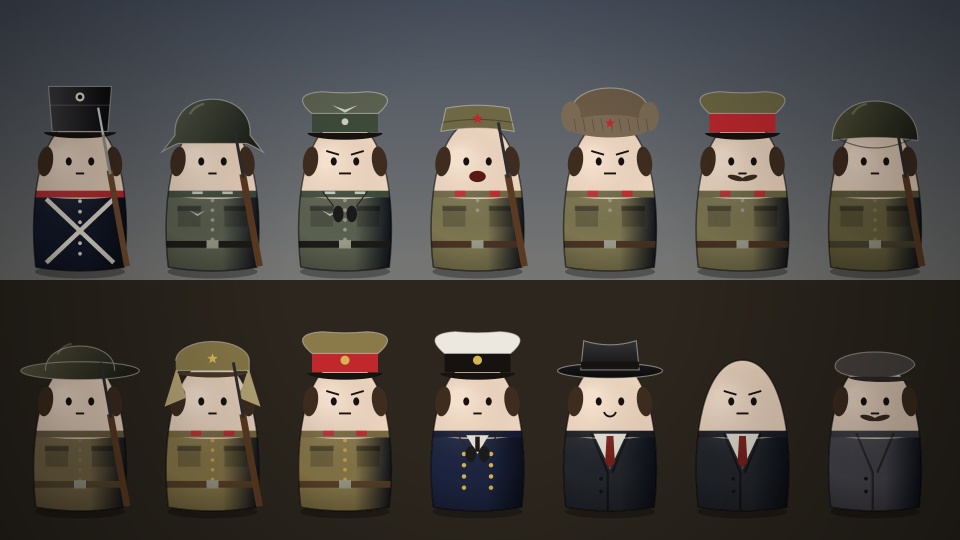
#> input picture templates/archival/scenes/doll_sheet.jpg, 1920 x 1080 px (shown at 1/2 size)
$ python printgrade.py ../templates/archival/scenes/doll_sheet.jpg out.png
#> lines starting #> are read from the running program, lines starting #| are printed output that depends on the picture
"""Grade a generated reconstruction like the 通史3 prints: luminance mapped onto a dark-indigo -> aged-tan ramp, a little
contrast, print grain and a soft vignette. PY scripts/printgrade.py in.png out.jpg  (Z-Image prints for "Reconstruction (generated)" scenes, docs/WORKFLOW.md stage 6)"""
import sys
import numpy as np
from PIL import Image, ImageFilter
im = Image.open(sys.argv[1]).convert('RGB').resize((1920, 1080), Image.LANCZOS)
#> im is the input picture: PIL image 1920x1080 RGB; mean R, G, B 75.5, 71.3, 66.3
a = np.asarray(im, dtype=np.float32) / 255
l = (0.3 * a[..., 0] + 0.55 * a[..., 1] + 0.15 * a[..., 2])
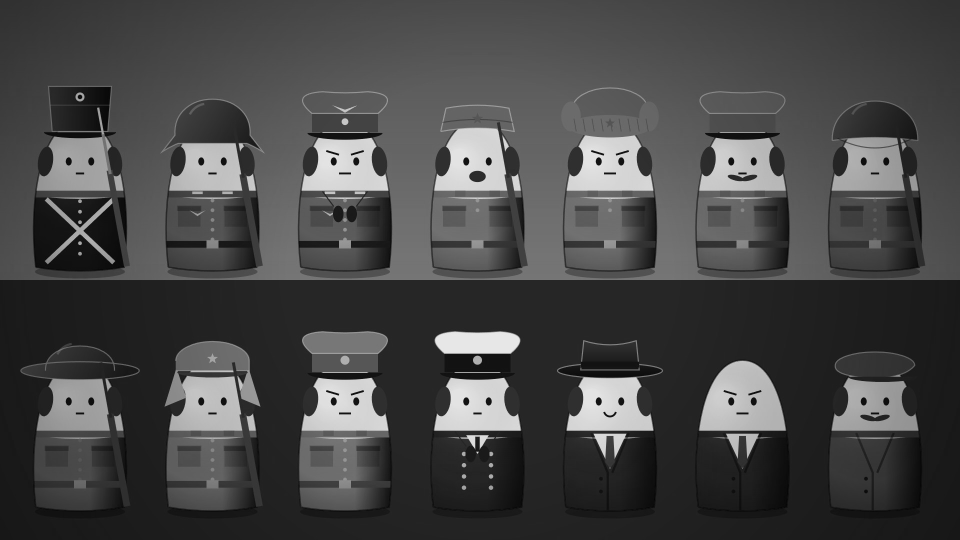
#> l: shape (1080, 1920) float32 (shown at 1/2 size); min 0.00118, max 0.952, mean 0.281
l = np.clip((l - 0.06) / 0.9, 0, 1) ** 1.12                       # deeper shadows, keep paper light
dark, mid, light = np.array([24, 38, 66]), np.array([104, 112, 122]), np.array([230, 208, 166])
t = l[..., None]
rgb = np.where(t < 0.42, dark + (mid - dark) * (t / 0.42), mid + (light - mid) * np.clip((t - 0.42) / 0.58, 0, 1) ** 0.8)
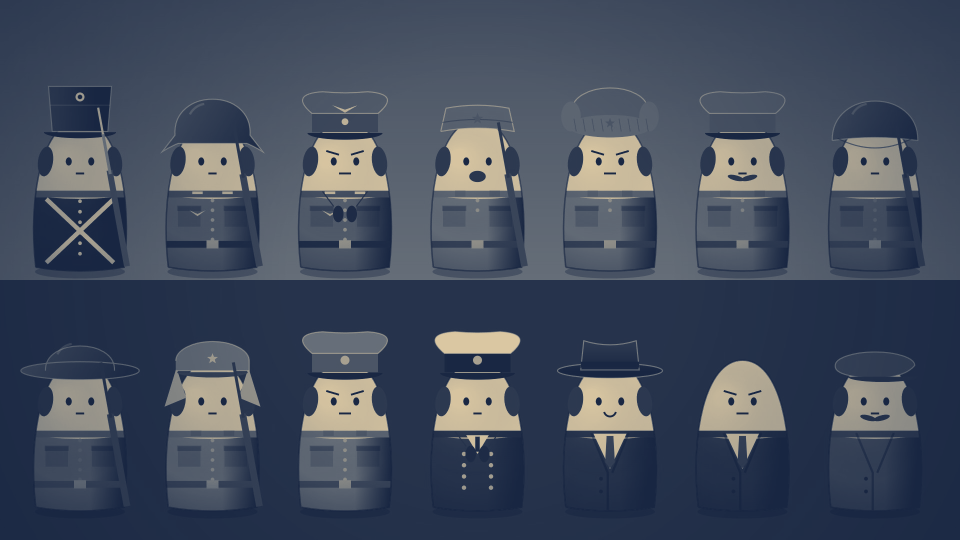
#> rgb: shape (1080, 1920, 3) float64 (shown at 1/2 size); mean of channels 0, 1, 2 67, 76.5, 93.4; drawn as R, G, B
rng = np.random.default_rng(7); g = rng.normal(0, 5, l.shape)[..., None]
yy, xx = np.mgrid[0:1080, 0:1920]; v = 1 - 0.28 * (((xx - 960) / 1100) ** 2 + ((yy - 540) / 700) ** 2)
out = np.clip(rgb * v[..., None] + g, 0, 255).astype(np.uint8)
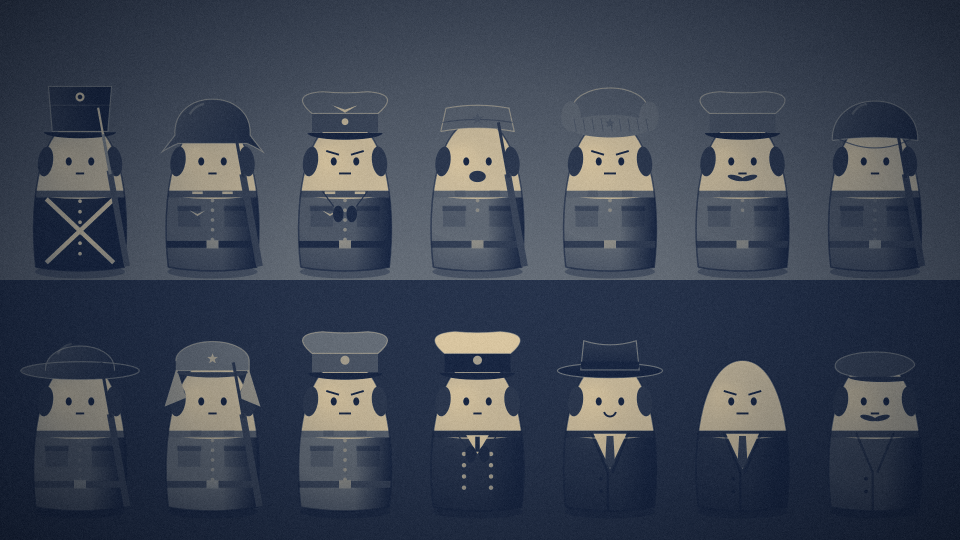
#> out: shape (1080, 1920, 3) (shown at 1/2 size); mean of channels 0, 1, 2 59, 67.2, 81.6; drawn as R, G, B
Image.fromarray(out).filter(ImageFilter.UnsharpMask(1.2, 40, 2)).save(sys.argv[2], quality=93)
